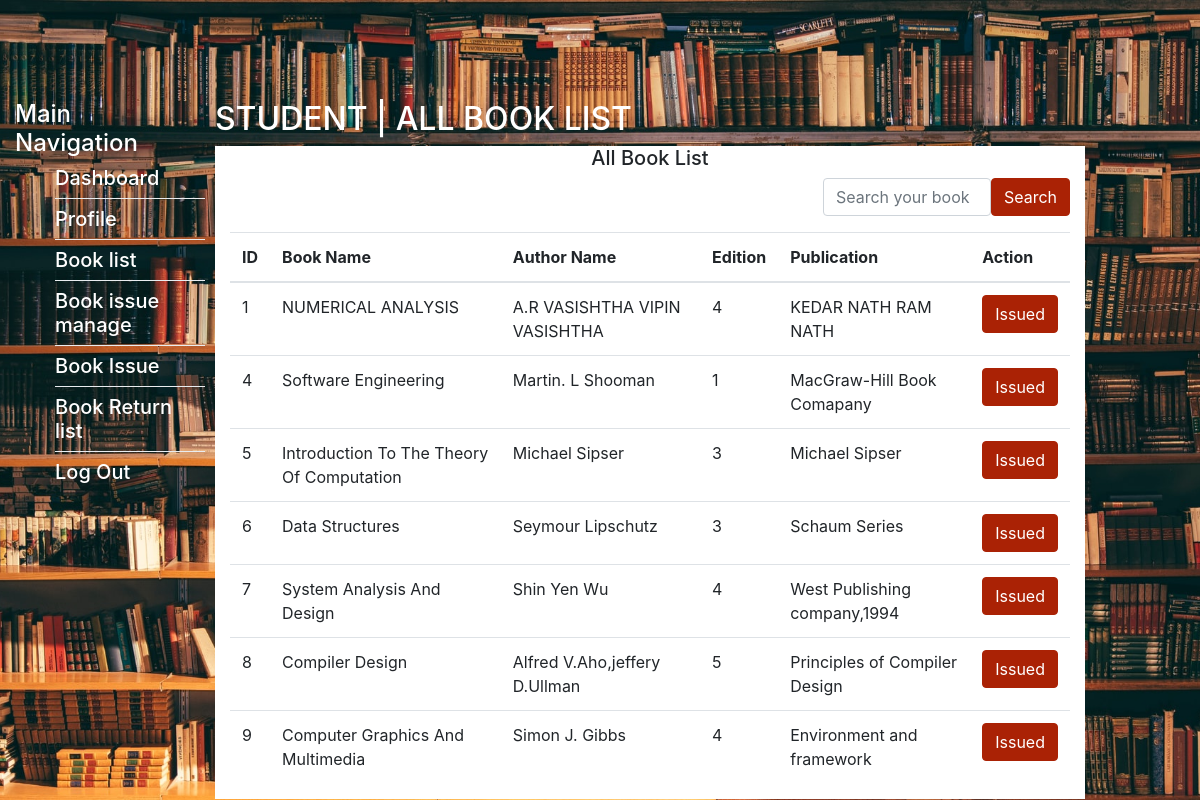
The page /student-book-list.php (signed in) on the database its author committed.
### tables this page shows
CREATE TABLE `books` (
  `id` int(11) NOT NULL,
  `book_name` varchar(255) NOT NULL,
  `author` varchar(255) NOT NULL,
  `edition` varchar(100) NOT NULL,
  `publication` varchar(255) NOT NULL,
  `adding_date` datetime NOT NULL DEFAULT current_timestamp()
);

### inc/student/manage-books-dashboard.php (the view, shortened to what this page needs)
<div class="container-fluid container-fullw bg-white doctor-specialization">
    <div class="row">
        <div class="col-md-12 doctor-specialization-list">
            <h5 class="text-center">All Book List</h5>
            <form class="form-group text-right d-flex justify-content-end" method="post" action="./student-books-search.php">
                <input class="form-control" style="width: 20%;" type="text" name="search_book_list" placeholder="Search your book">
                <button type="submit" class="btn pull-right">Search</button>
            </form>
            <table class="table table-hover" id="sample-table-1">
                <thead>
                    <tr>
                        <th class="center">ID</th>
                        <th>Book Name</th>
                        <th>Author Name</th>
                        <th class="center">Edition</th>
                        <th>Publication</th>
                        <th>Action</th>
                    </tr>
                </thead>
                <tbody>
                    <?php
                    $book = null;
                    if ($book != null) {
                        $query = "SELECT * FROM `books`";
                        $result = mysqli_query($connection, $query);
                        while ($data = mysqli_fetch_assoc($result)) {
                            $value = $data['id'];
                            if (!in_array($value, $book)) {
                    ?>
                                <tr>
                                    <td><?php echo $data['id']; ?></td>
                                    <td><?php echo $data['book_name']; ?></td>
                                    <td><?php echo $data['author']; ?></td>
                                    <td><?php echo $data['edition']; ?></td>
                                    <td><?php echo $data['publication']; ?></td>
                                    <td>
                                        <form name="registration" method="post">
                                            <input type="hidden" name="book_id" value="<?php echo $data['id']; ?>">
                                            <input type="hidden" name="action" value="student-book-issue">
                                            <div class="form-actions">
                                                <button type="submit" class="btn pull-right" name="submit">Issued</button>
                                            </div>
                                        </form>
                                    </td>
                                </tr>
                            <?php
                            }
                        }
                    } else {
                        $query = "SELECT * FROM `books`";
                        $result = mysqli_query($connection, $query);
                        while ($data = mysqli_fetch_assoc($result)) {
                            ?>
                            <tr>
                                <td><?php echo $data['id']; ?></td>
                                <td><?php echo $data['book_name']; ?></td>
                                <td><?php echo $data['author']; ?></td>
                                <td><?php echo $data['edition']; ?></td>
                                <td><?php echo $data['publication']; ?></td>
                                <td>
                                    <form name="registration" method="post">
                                        <div class="form-actions">
                                            <button type="submit" class="btn pull-right" name="submit">Issued</button>
                                        </div>
                                    </form>
                                </td>
                            </tr>
                    <?php
                        }
                    }
                    ?>
                </tbody>
            </table>
        </div>
    </div>
</div>

### assets/css/main.css (style rules this page uses)
body { background-image: url(../images/bg.jpg); height: 100vh; position: relative; background-size: cover; background-position: center; background-repeat: no-repeat; background-attachment: fixed; }
button.btn.pull-right { background: #AA2205; border-color: #AA2205; color: #fff; }

### rows shown on the page
books: id "1", book_name "NUMERICAL ANALYSIS", author "A.R VASISHTHA VIPIN VASISHTHA", edition "4", publication "KEDAR NATH RAM NATH"
books: id "4", book_name "Software Engineering", author "Martin. L Shooman", edition "1", publication "MacGraw-Hill Book Comapany"
books: id "5", book_name "Introduction To The Theory Of Computation", author "Michael Sipser", edition "3", publication "Michael Sipser"
books: id "6", book_name "Data Structures", author "Seymour Lipschutz", edition "3", publication "Schaum Series"
books: id "7", book_name "System Analysis And Design", author "Shin Yen Wu", edition "4", publication "West Publishing company,1994"
books: id "8", book_name "Compiler Design", author "Alfred V.Aho,jeffery D.Ullman", edition "5", publication "Principles of Compiler Design"
books: id "9", book_name "Computer Graphics And Multimedia", author "Simon J. Gibbs", edition "4", publication "Environment and framework"
